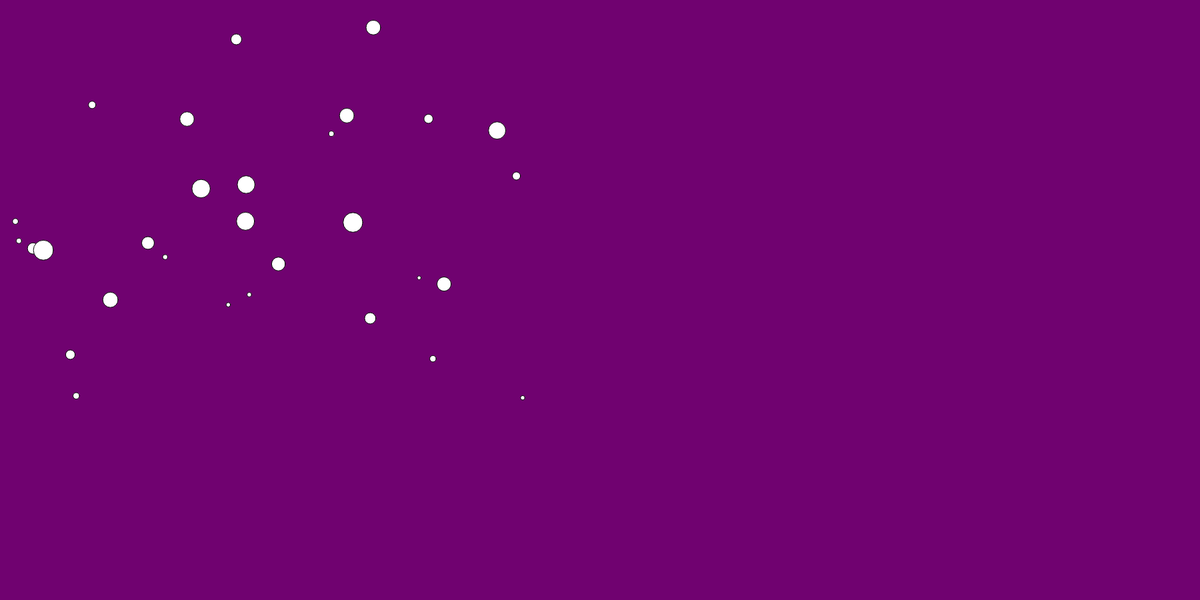
Frame 1 (no input)
Frame 60 (no input): identical to frame 1, image omitted
Frame 120 (the mouse pressed at the canvas centre since frame 60): identical to frame 1, image omitted

The p5.js sketch that drew this single still picture (run headless with seeded random() and noise() and a simulated clock; from frame 60 on, the mouse is pressed at the canvas centre):

// p5.js sketch
// ── sketch.js
var count = 30;
var org = [];
function setup() {
    createCanvas(1800,900);
    for(var i = 0; i < count; i++){
        org[i] = new Organism();
    }
}

function draw() {
    background(112,2,112);
    for(var i = 0; i < org.length; i++){
        org[i].display();
    }
    console.log(org);
}

function Organism(){
    this.size = random(5, 30);
    this.x = random(0, displayWidth);
    this.y = random(0, displayHeight);

    this.display = function(){
        ellipse(this.x, this.y, this.size, this.size);
    };
}
